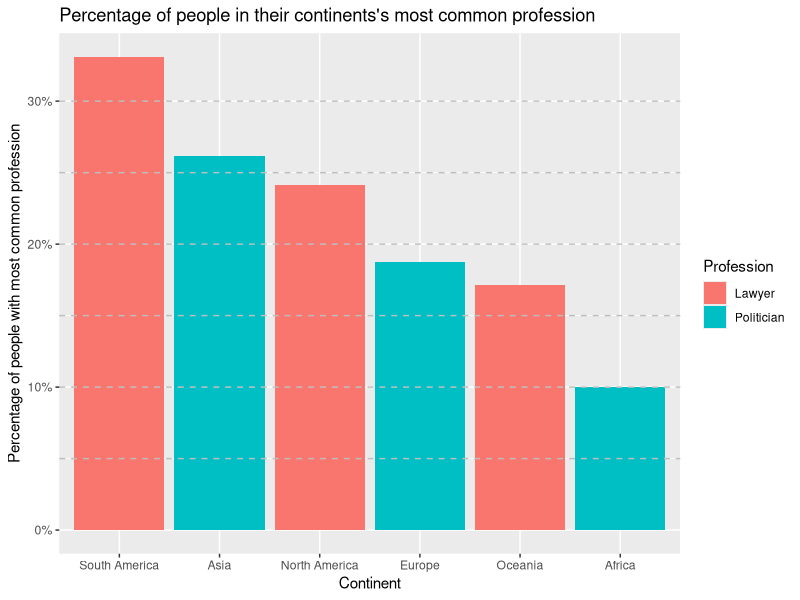

Write the R code that produced this figure.
# R script for continents

library(tidyverse)

# Load data
data <- read_csv("profession_by_all.csv")

# Make table for most common professions for each continent and the counts and percentage
continent_professions <- data |>
  filter(Continent != 'Continent', Profession != 'Profession') |>
  group_by(Continent, Profession) |>
  summarise(count = n(), .groups = "drop") |>
  group_by(Continent) |>
  mutate(total_in_continent = sum(count)) |>
  slice_max(count, n = 1, with_ties = FALSE) |>
  mutate(percentage = (count / total_in_continent) * 100) |>
  ungroup() |>
  select(Continent, Profession, count, percentage) |>
  mutate(Continent = fct_reorder(Continent, percentage, .desc = TRUE))

# Plot barplot
barplot <- continent_professions |>
  ggplot(aes(
    x = Continent,
    y = percentage/100,
    fill = Profession
  )) +
  geom_col() +
  labs(
    x = 'Continent',
    y = 'Percentage of people with most common profession',
    title = 'Percentage of people in their continents\'s most common profession'
  ) +
  ylim(0, 40) +
  scale_y_continuous(labels=scales::label_percent()) +
  geom_hline(
    yintercept = seq(5/100, 30/100, by = 5/100),
    color = "grey", 
    linetype = "dashed"
  )

# Save the barplot as .png
ggsave(
  filename = "continents_barplot.png",
  plot = barplot
)
